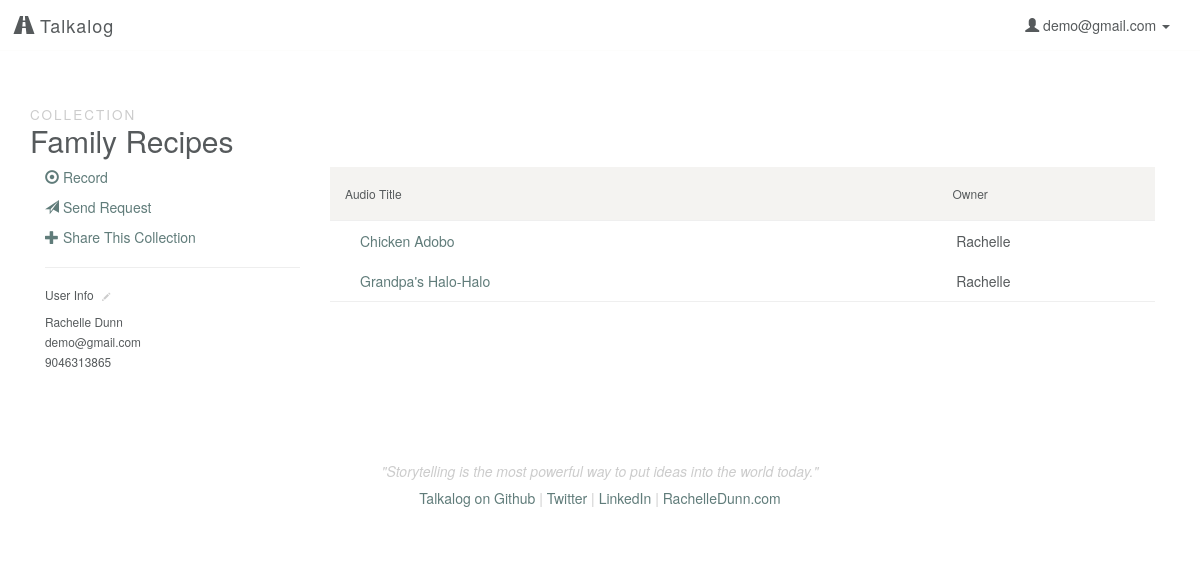
/collection/12 (signed in), run on the app's committed database.
### model.py (models this page shows, shortened)
class User(db.Model):
    __tablename__ = "Users"
    id = db.Column(db.Integer, autoincrement=True, primary_key=True)
    email = db.Column(db.String(100), nullable=False)
    password = db.Column(db.String(50), nullable=False)
    first_name = db.Column(db.String(50), nullable=False)
    last_name = db.Column(db.String(50), nullable=False)
    tel = db.Column(db.String, nullable=False)

class Collection(db.Model):
    __tablename__ = "Collections"
    id = db.Column(db.Integer, autoincrement=True, primary_key=True)
    user_id = db.Column(db.Integer, db.ForeignKey('Users.id'), nullable=False)
    title = db.Column(db.String, nullable=False, default='Untitled Collection')
    user = db.relationship("User", backref=db.backref("collections", order_by=id))

class Upload(db.Model):
    __tablename__ = "Uploads"
    id = db.Column(db.Integer, autoincrement=True, primary_key=True)
    user_id = db.Column(db.Integer, db.ForeignKey('Users.id'), nullable=False)
    title = db.Column(db.String, nullable=False, default=db.func.now())
    path = db.Column(db.String(50))
    mimetype = db.Column(db.String(50), default='wav') # wav, jpg, mp3
    datetime = db.Column(db.DateTime, default=db.func.now(), onupdate=db.func.now()) # set datetime to current timestamp
    transcript = db.Column(db.Text)
    user = db.relationship("User", backref=db.backref("uploads", order_by=id))

### server.py (the view)
@app.route('/collection/<int:id>')
def collection_page(id):
	"""Show uploads and more information associated with a collection."""
	if 'email' in session:
		user_email = session['email']
		user = User.query.filter_by(email=user_email).first()
		this_collection = Collection.query.filter_by(id=id).first()
		uploads = [cu.upload for cu in this_collection.collectionsuploads]
		collectionusers = CollectionsUsers.query.filter_by(
			collection_id=id).all()
		user_permissions = []
		for u in collectionusers:
			user_permissions.append(u.user_id)
		if (this_collection.user_id == user.id) or (
			user.id in user_permissions):
			return render_template('collection.html', user=user,
				collection=this_collection, uploads=uploads)
		else:
			flash('You don\'t have access to view this page')
			return redirect('/')
	else:
		flash('You must be logged in to view this page')
		return redirect('/')

### templates/collection.html (shortened to what this page needs)
{% extends 'base.html' %}
{% block content %}
    <h2><small>Collection</small><br>{{ collection.title }}</h2>
    <div class="row">
        <div class="col-sm-3">
            <p><a href="/record"><span class="glyphicon glyphicon-record" aria-hidden="true"></span> Record</a></p>
            <p><a href="/generate"><span class="glyphicon glyphicon-send" aria-hidden="true"></span> Send Request</a></p>
            <p><a href="#" data-toggle="modal" data-target="#share-{{ collection.id }}"><span class="glyphicon glyphicon-plus" aria-hidden="true"></span> Share This Collection</a></p>
            <hr>
            <h6>User Info <a href="/edit/user"><span class="glyphicon glyphicon-pencil click-to-edit" aria-hidden="true"></span></a></h6>
            <p><small>{{ user.first_name }} {{ user.last_name }}<br>
                {{ user.email }}<br>
                {{ user.tel }}</small></p>
        </div>
        {% if uploads %}
        <div class="col-sm-9">
            <div class="file-box">
                <ul class="list-group">
                    <li class="list-group-item list-group-heading row">
                        <div class="name col-sm-6">
                            <h6>Audio Title</h6>
                        </div>
                        <div class="col-sm-3">
                        </div>
                        <div class="col-sm-3">
                            <h6>Owner</h6>
                        </div>
                    </li>
                {% for upload in uploads %}
                    <li class="list-group-item upload row">
                        <div class="col-sm-6">
                            <a href="/listen/{{ upload.id }}">{{ upload.title }}</a>
                        </div>
                        <div class="col-sm-3">
                        </div>
                        <div class="col-sm-3">
                            {{ upload.user.first_name }}
                        </div>
                    </li>
                {% endfor %}
                </ul>
            </div>
        </div>
    </div>
    {% else %}
    <p>No uploads currently part of this collection!</p>
    {% endif %}
{% endblock %}

### templates/base.html (shortened to what this page needs)
<!DOCTYPE html>
<html lang="en">
    <head>
        <link rel="stylesheet" href="https://maxcdn.bootstrapcdn.com/bootstrap/3.3.4/css/bootstrap.min.css">
        <link rel="stylesheet" href="/static/css/style.css"/>
        <link rel="stylesheet" href="https://ajax.googleapis.com/ajax/libs/jqueryui/1.11.4/themes/smoothness/jquery-ui.css"/>
    </head>
    <body>
        <nav class="navbar navbar-default">
            <div class="container-fluid">
                <div class="navbar-header">
                    <a class="navbar-brand" href="/"><span class="glyphicon glyphicon-road" aria-hidden="true"></span> Talkalog</a>
                </div>
                <div class="collapse navbar-collapse" id="bs-example-navbar-collapse-1">
                    <ul class="nav navbar-nav navbar-right">
                    {% if 'email' in session %}
                        <li class="dropdown">
                        <a href="#" class="dropdown-toggle" data-toggle="dropdown" role="button" aria-expanded="false"><span class="glyphicon glyphicon-user" aria-hidden="true"></span> {{ session['email'] }} <span class="caret"></span></a>
                        </li>
                    {% else %}
                        <li><a href="/login">Login</a></li>
                        <li><a href="/signup">Sign Up</a></li>
                    {% endif %}
                    </ul>
                </div>
            </div>
        </nav>
        <div class="container">
            {% block content %}{% endblock %}
        </div>
        <div class="container">
            <footer class="footer">
                <p>"Storytelling is the most powerful way to put ideas into the world today."</p>
                <h5><a href="http://github.com/rachelledunn/talkalog" target="_blank">Talkalog on Github</a> | <a href="http://twitter.com/rchdnn" target="_blank">Twitter</a> | <a href="http://linkedin.com/in/rachelledunn" target="_blank">LinkedIn</a> | <a href="http://rachelledunn.com/" target="_blank">RachelleDunn.com</a></h5>
            </footer>
        </div>
    </body>
</html>

### static/css/style.css (style rules this page uses)
body { background-color: #ffffff; color: #565a5c; }
a { color: #607c7a; -webkit-transition: color 0.1s linear 0s; -moz-transition: color 0.1s linear 0s; -o-transition: color 0.1s linear 0s; transition: color 0.1s linear 0s; }
.h1, .h2, .h3, .h4, .h5, h1, h2, h3, h4, h5 { font-weight: 200; }
h2 small { color: #cccccc; font-size: 45%; text-transform: uppercase; letter-spacing: 2px; }
.navbar-default { border-radius: 0; border: none; background: transparent; border-bottom: 1px solid rgba(244, 243, 241, 0.2); }
.navbar-default .navbar-brand { font-weight: 200; letter-spacing: 1px; }
.navbar-default a, .navbar-default .navbar-brand, .navbar-default .navbar-nav > li > a { color: #565a5c; }
.row { margin-left: auto; margin-right: auto; }
.footer { padding-top: 40px; padding-bottom: 40px; margin-top: 40px; text-align: center; color: #cccccc; }
.footer p { font-style: italic; }
.list-group-item { border-radius: 0 !important; border: none; border-bottom: 1px solid #efefef; }
.collection, .list-group-heading { background-color: #F4F3F1 !important; padding-left: 0; font-weight: 600; }
.list-group-item:first-child, .list-group-item:last-child { margin-bottom: 0; border-radius: 0; }
.click-to-edit { font-size: 70%; vertical-align: baseline; padding: 0 5px; color: #cccccc; }

### data on the page
User: email "demo@gmail.com", first_name "Rachelle", last_name "Dunn", tel "9046313865"
Collection: title "Family Recipes"
Upload: title "Chicken Adobo", user.first_name "Rachelle"
Upload: title "Grandpa's Halo-Halo", user.first_name "Rachelle"
